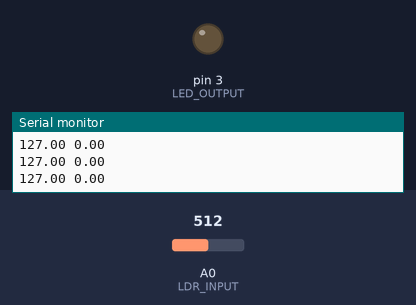
Simulated run of this sketch. Board: Arduino Uno, built with avr-gcc and run on an emulated ATmega328P. Shown: output pins drawn as LEDs (lit = HIGH), the last lines printed to the serial monitor. The inputs (shaded band) are chosen by the test bench; at power-on: A0 (LDR_INPUT) = 512.

Above: at 1.2 s.
1.3 s: A0 (LDR_INPUT) set to 413
At 1.45 s:
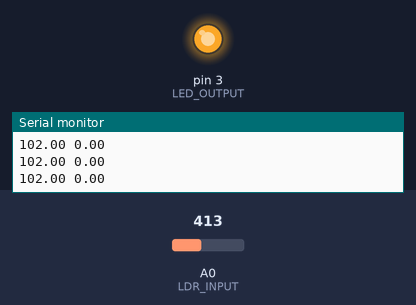
3.0 s: A0 (LDR_INPUT) set to 395
At 5.33 s:
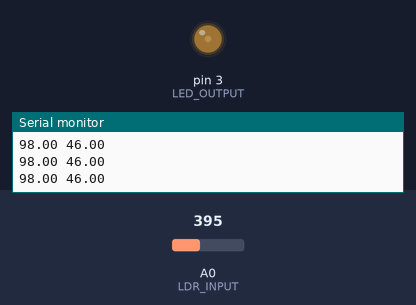
6.0 s: A0 (LDR_INPUT) set to 306
9.0 s: A0 (LDR_INPUT) set to 511
At 9.24 s:
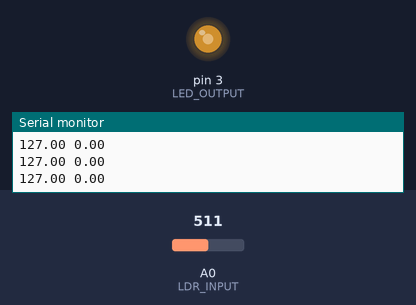
12.0 s: A0 (LDR_INPUT) set to 122
At 13.2 s:
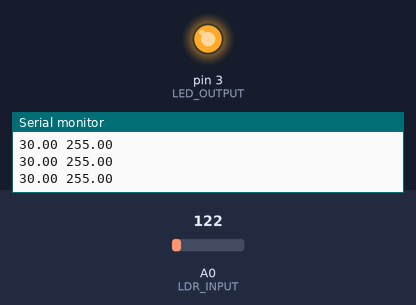
13.5 s: A0 (LDR_INPUT) set to 716
At 14.1 s:
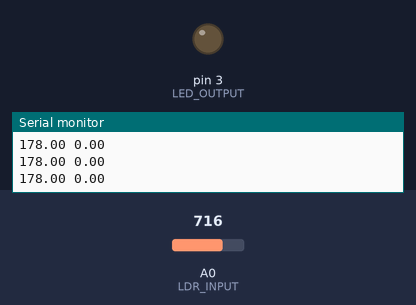
Timing chart, 0 to 16.1 s (numbered marks = the images above; inputs shaded):
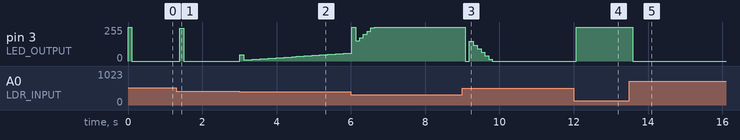

Measured:
- the behaviour switches between 402 and 401 on A0 (LDR_INPUT) (found by bisection; images 1 and 2)
- after the input at 1.3 s, pin 3 (LED_OUTPUT): 0/255 → 246/255 after 0.10 s, → 0/255 0.11 s later
- after the input at 3.0 s, pin 3 (LED_OUTPUT): 0/255 → 46/255 at once, → 8/255 0.11 s later, → 10/255 0.11 s later, → 12/255 0.11 s later, … (28 changes in this stretch)
- after the input at 9.0 s, pin 3 (LED_OUTPUT): 255/255 → 0/255 after 0.08 s, → 147/255 0.11 s later, → 120/255 0.11 s later, → 93/255 0.11 s later, … (8 changes in this stretch)
- after the input at 12.0 s, pin 3 (LED_OUTPUT): 0/255 → 255/255 after 0.06 s
- after the input at 13.5 s, pin 3 (LED_OUTPUT): 255/255 → 0/255 after 0.09 s

The sketch:

PID_test.ino
```cpp
#include <PID_v1.h>

#define LDR_INPUT 0
#define LED_OUTPUT 3

double setPoint, input, output;
double Kp = 2, Ki = 10, Kd = 1;

PID myPID(&input, &output, &setPoint, Kp, Ki, Kd, DIRECT);

void setup() {
  Serial.begin(9660);
  input = analogRead(LDR_INPUT);
  setPoint = 100;
  myPID.SetMode(AUTOMATIC);
  myPID.SetTunings(Kp,Ki,Kd);
}

void loop() {
  input = map(analogRead(LDR_INPUT), 0, 1024, 0, 255);
  myPID.Compute();
  analogWrite(LED_OUTPUT, output);
  Serial.print(input);
  Serial.print(" ");
  Serial.println(output);
}
```
